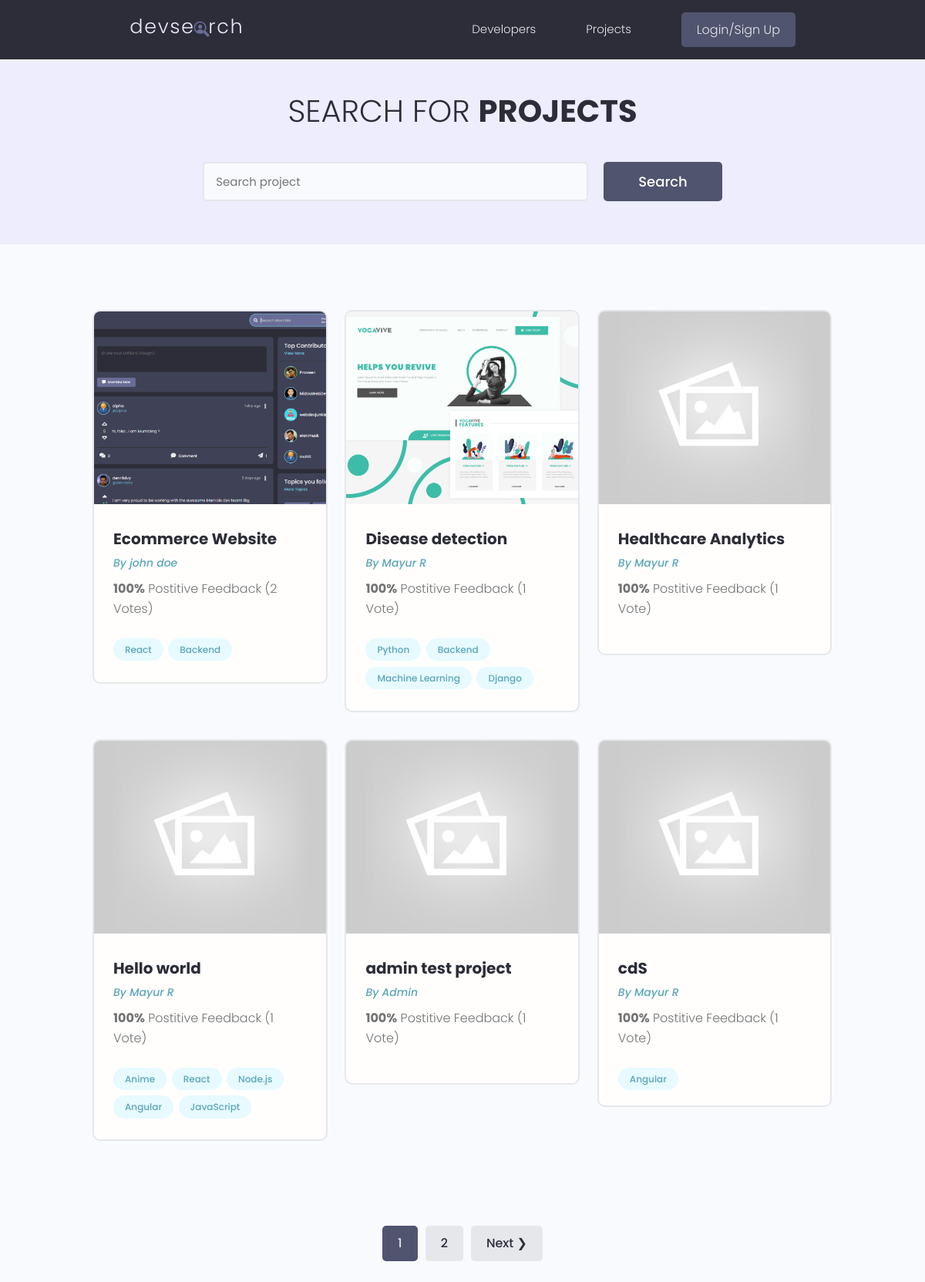
/projects/, run on the app's committed database.
### projects/models.py (models this page shows, shortened)
class Project(models.Model):
    owner=models.ForeignKey(Profile,null=True, blank=True,on_delete=models.SET_NULL)
    title=models.CharField(max_length=200)
    description=models.TextField(null=True,blank=True)
    featured_image=models.ImageField(null=True,blank=True,default='default.jpeg')
    demo_link=models.CharField(max_length=2000,null=True,blank=True)
    source_link=models.CharField(max_length=2000,null=True,blank=True)
    tags=models.ManyToManyField('Tag',blank=True)
    vote_total=models.IntegerField(default=0, null=True,blank=True)
    vote_ratio=models.IntegerField(default=0, null=True,blank=True)
    created=models.DateTimeField(auto_now_add=True)
    id=models.UUIDField(default=uuid.uuid4,unique=True,primary_key=True,editable=False)
    class Meta:
        ordering=['-vote_ratio','-vote_total','title']

class Tag(models.Model):
    name=models.CharField(max_length=200)
    created=models.DateTimeField(auto_now_add=True)
    id=models.UUIDField(default=uuid.uuid4,unique=True,primary_key=True,editable=False)
    def __str__(self):
        return self.name

### users/models.py (models this page shows, shortened)
class Profile(models.Model):
    user=models.OneToOneField(User, on_delete=models.CASCADE, null=True,blank=True)
    name=models.CharField(max_length=200,null=True,blank=True)
    email=models.EmailField(max_length=500,null=True,blank=True)
    username=models.CharField(max_length=200,null=True,blank=True)
    location=models.CharField(max_length=200,null=True,blank=True)
    short_intro=models.CharField(max_length=200,null=True,blank=True)
    bio=models.TextField(null=True,blank=True)
    profile_image=models.ImageField(null=True,blank=True,default="profiles/user-default.png", upload_to='profiles/')
    social_github=models.CharField(max_length=200,null=True,blank=True)
    social_twitter=models.CharField(max_length=200,null=True,blank=True)
    social_linkedin=models.CharField(max_length=200,null=True,blank=True)
    social_youtube=models.CharField(max_length=200,null=True,blank=True)
    social_website=models.CharField(max_length=200,null=True,blank=True)
    created=models.DateTimeField(auto_now_add=True)
    id=models.UUIDField(default=uuid.uuid4,unique=True,primary_key=True,editable=False)
    class Meta:
        ordering=['created']

### projects/views.py (the view)
# urls.py: path('projects/',include('projects.urls')),
def projects(request):
    projects,search_query=searchProjects(request)
    custom_range,projects=paginateProjects(request,projects,results=6)
    context={'projects':projects,'search_query':search_query,'custom_range':custom_range}
    return render(request,'projects/projects.html',context)

### projects/utils.py (called while the page is built)
def paginateProjects(request,projects,results):
    page=request.GET.get('page')
    paginator=Paginator(projects,results)
    try:
        projects=paginator.page(page)
    except PageNotAnInteger:
        page=1
        projects=paginator.page(page)
    except EmptyPage:
        page=paginator.num_pages
        projects=paginator.page(page)
    left_index=(int(page)-4)
    if left_index < 1:
        left_index=1
    right_index=(int(page)+5)
    if right_index > paginator.num_pages:
        right_index=paginator.num_pages + 1
    custom_range=range(left_index,right_index)
    return custom_range,projects

def searchProjects(request):
    search_query=""
    if request.GET.get('search_query'):
        search_query=request.GET.get('search_query')
    tags=Tag.objects.filter(name__icontains=search_query)
    projects=Project.objects.distinct().filter(
        Q(title__icontains=search_query)|
        Q(description__icontains=search_query)|
        Q(owner__name__icontains=search_query)|
        Q(tags__in=tags)
    )
    return projects,search_query

### projects/templates/projects/projects.html (shortened to what this page needs)
{%extends 'main.html'%}
{% block content%}
<main class="projects">
    <section class="hero-section text-center">
      <div class="container container--narrow">
        <div class="hero-section__box">
          <h2>Search for <span>Projects</span></h2>
        </div>
        <div class="hero-section__search">
          <form id="searchForm" class="form" action="{% url 'projects' %}" method="get">
            <div class="form__field">
              <input class="input input--text" id="formInput#search" type="text" name="search_query"
                value="{{search_query}}" placeholder="Search project" />
            </div>
            <input class="btn btn--sub btn--lg" type="submit" value="Search" />
          </form>
        </div>
      </div>
    </section>
    <section class="projectsList">
      <div class="container">
        <div class="grid grid--three">
          {%for project in projects%}
          <div class="column">
            <div class="card project">
              <a href="{% url 'project' project.id %}" class="project">
                <img class="project__thumbnail" src="{{project.featured_image.url}}" alt="project thumbnail" />
                <div class="card__body">
                  <h3 class="project__title">{{project.title}}</h3>
                  <p><a class="project__author" href="{% url 'user-profile' project.owner.id %}">By {{project.owner.name}}</a></p>
                  <p class="project--rating">
                    <span style="font-weight: bold;">{{project.vote_ratio}}%</span> Postitive
                    Feedback ({{project.vote_total}} Vote{{project.vote_total|pluralize:"s"}})
                  </p>
                  <div class="project__tags">
                  {% for tag in project.tags.all %}
                    <span class="tag tag--pill tag--main">
                      <small>{{tag}}</small>
                    </span>
                    {% endfor %}
                  </div>
                </div>
              </a>
            </div>
          </div>
          {% endfor %}
        </div>
      </div>
    </section>
  </main>
{% include 'pagination.html' with queryset=projects custom_range=custom_range %}
{%endblock content%}

### static/styles/app.css (style rules this page uses)
:root { --color-sub: #2d2d39; }
.btn--sub { background-color: var(--color-sub-light); }
.card { border: 2px solid var(--color-light); }
img { width: 100%; }
.hero-section { height: 40vh; display: flex; align-items: center; background-color: var(--color-sub); }
.hero-section__box { margin-bottom: 4rem; }
.hero-section__box > h2, .hero-section__box > h2 > span { font-size: 4rem; color: var(--color-light); line-height: 1.3; text-transform: uppercase; }
.hero-section__box > h2 { font-weight: 300; }
.hero-section__box > h2 > span { font-weight: 700; }
.hero-section__search > .form { display: flex; align-items: center; justify-content: center; gap: 2rem; }
.hero-section__search > .form input.input--text { width: 50rem; }
.project__author { font-size: 1.4rem; font-style: italic; }
.project--rating { margin-bottom: 1.6em; margin-top: .5em; }
.projects > .hero-section { background: var(--color-sub-lighter); height: 30vh; }
.projects .hero-section__box { margin-bottom: 2.5rem; }
.projects .hero-section__box > h2 { color: var(--color-sub); }
.projects .hero-section__box > h2 > span { font-weight: 700; color: var(--color-sub); }
.projectsList { margin-top: 8rem; }
.project__thumbnail { height: 25rem; object-fit: cover; object-position: top center; }
.project__title { font-size: 2rem; font-weight: 700; color: var(--color-sub); }

### static/uikit/styles/modules/_variables.css (style rules this page uses)
:root { --color-main: #5aa5b9; --color-main-light: #e6faff; --color-sub: #3f4156; --color-sub-light: #51546e; --color-sub-lighter: #ededfd; --color-text: #737373; --color-gray: #8b8b8b; --color-light: #e5e7eb; --color-light-gray: #767676; --color-bg: #f8fafd; --color-white: #fffefd; --color-white-light: #f3f3f3; --color-success: #359e64; --color-success-bg: #def8e8; --color-error: #fc4b0b; --color-error-bg: #fff2ee; --font-base: 'Poppins', arial, helvetica, 'Segoe UI', roboto, ubuntu, sans-serif; --font-monospace: 'Fira Code', 'Courier New', courier, monospace; --font-regular: 300; --font-medium: 500; --font-bold: 700; --generic-shadow: 1px 1px 5px #00000010; --generic-transition: all 0.3s ease-in-out; }

### static/uikit/styles/modules/_base.css (style rules this page uses)
* { margin: 0; padding: 0; box-sizing: border-box; text-rendering: optimizeLegibility; color: inherit; font-size: inherit; }
html { font-size: 50%; }
@media only screen and (min-width: 480px) { html { font-size: 56.25%; } }
@media only screen and (min-width: 1200px) { html { font-size: 62.5%; } }
body { line-height: 1.6; font-weight: 400; font-size: 1.5rem; color: var(--color-text); background-color: var(--color-bg); min-height: 100vh; }

### static/uikit/styles/modules/_typography.css (style rules this page uses)
* { font-family: var(--font-base); }
h2 { font-size: 3.6rem; font-weight: var(--font-bold); }
h3 { font-size: 3.2rem; font-weight: var(--font-medium); }
p, span, strong { font-size: 1.6rem; color: var(--color-text); font-weight: var(--font-regular); }
a { padding-bottom: 2px; text-decoration: none; display: inline-block; color: var(--color-main); font-weight: var(--font-medium); }

### static/uikit/styles/modules/_utilities.css (style rules this page uses)
.container { width: 92%; max-width: 165rem; margin: 0 auto; box-sizing: border-box; }
.container--narrow { width: 92%; max-width: 120rem; }
@media screen and (min-width: 1000px) { .container { width: 90%; } }
@media screen and (min-width: 1000px) { .container--narrow { width: 85%; } }
@media screen and (min-width: 1200px) { .container { width: 80%; } }
@media screen and (min-width: 1200px) { .container--narrow { width: 72%; } }
.text-center { text-align: center; }

### static/uikit/styles/modules/_button.css (style rules this page uses)
.btn { display: inline-block; position: relative; cursor: pointer; background-color: var(--color-light); font-weight: var(--font-medium); color: var(--color-sub); text-decoration: none; padding: 1rem 2rem; border-radius: 0.5rem; border: none; width: -webkit-fit-content; width: -moz-fit-content; width: fit-content; height: -webkit-fit-content; height: -moz-fit-content; height: fit-content; font-size: 1.6rem; outline-width: 0; outline-color: transparent; -webkit-backface-visibility: hidden; backface-visibility: hidden; transition: all 0.3s ease-in-out; }
.btn--sub { background-color: var(--color-sub); color: var(--color-white); }
.btn--lg { font-size: 1.8rem; padding: 1.2rem 4.5rem; }

### static/uikit/styles/modules/_card.css (style rules this page uses)
.card { border-radius: 1rem; background-color: var(--color-white); border: 1.5px solid var(--color-light); width: auto; height: auto; margin-top: 0.5rem; margin-bottom: 0.5rem; overflow: hidden; }
.card__body, .card__header { padding: 2rem 2.5rem; }

### data on the page
Project: featured_image (picture), title "Ecommerce Website", owner.name "john doe", vote_ratio "100", vote_total "2"
Tag: name "React"
Tag: name "Backend"
Project: featured_image (picture), title "Disease detection", owner.name "Mayur R", vote_ratio "100", vote_total "1"
Tag: name "Python"
Tag: name "Machine Learning"
Tag: name "Django"
Project: featured_image (placeholder picture), title "Healthcare Analytics", owner.name "Mayur R", vote_ratio "100", vote_total "1"
Project: featured_image (placeholder picture), title "Hello world", owner.name "Mayur R", vote_ratio "100", vote_total "1"
Tag: name "Anime"
Tag: name "Node.js"
Tag: name "Angular"
Tag: name "JavaScript"
Project: featured_image (placeholder picture), title "admin test project", owner.name "Admin", vote_ratio "100", vote_total "1"
Project: featured_image (placeholder picture), title "cdS", owner.name "Mayur R", vote_ratio "100", vote_total "1"

### other printed values
{{ page }} "1"
{{ page }} "2"
